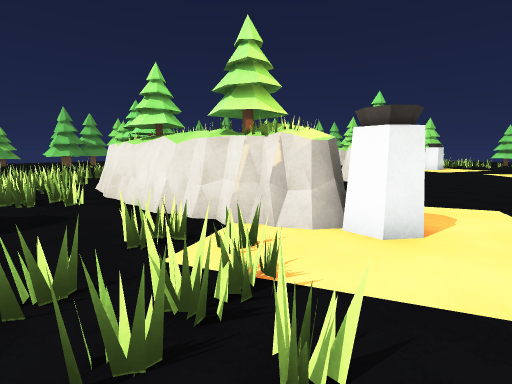
[1] (above)

24 first-person views from a walk through a Unity game level. The camera is 1.3 m above the floor, tilts 8° down and sees 85° across. The floor is counted in squares, 1 m on a side. Each view is taken from the middle of a square. On the plan, view 1 faces up. The plan holds only what a view shows up to about 13 squares ahead; the rest is blank. The place goes on beyond the plan. The player is left out.

[2]
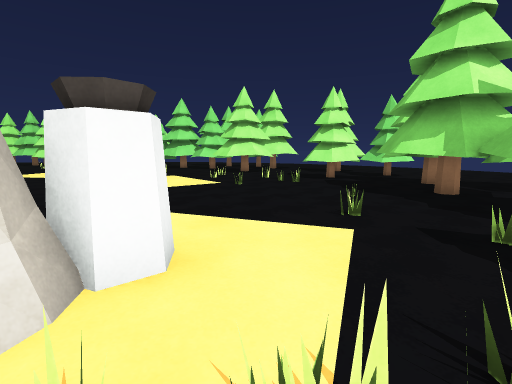

[3]
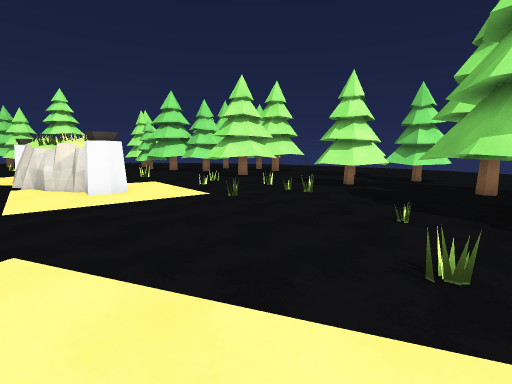

[4]
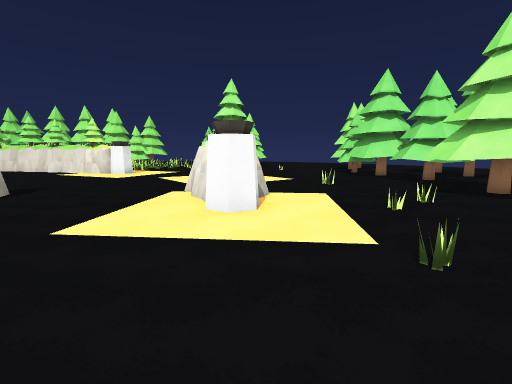

[5]
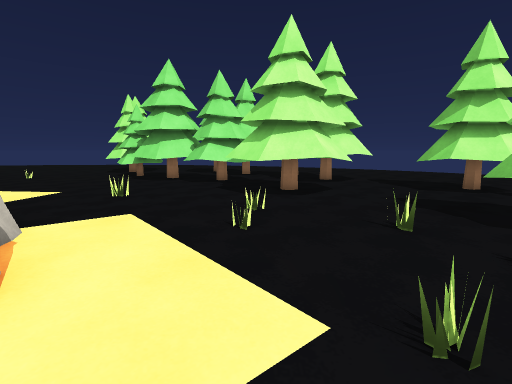

[6]
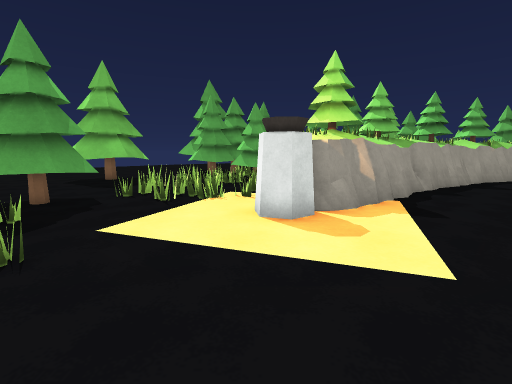

[7]
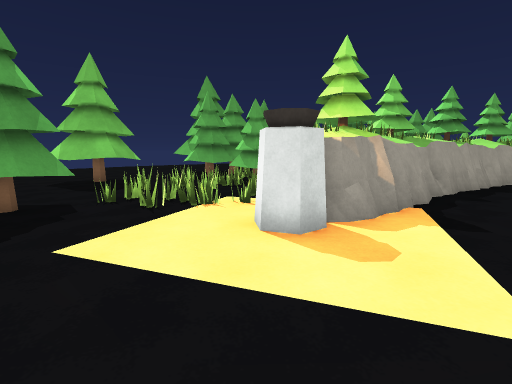

[8]
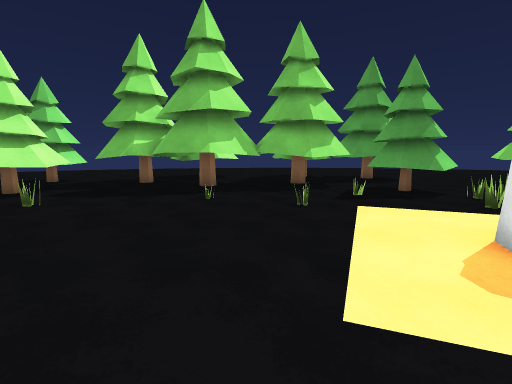

[9]
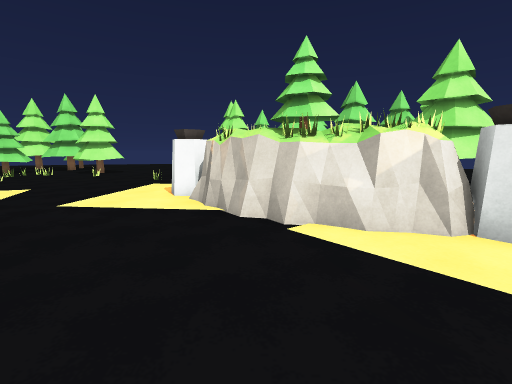

[10]
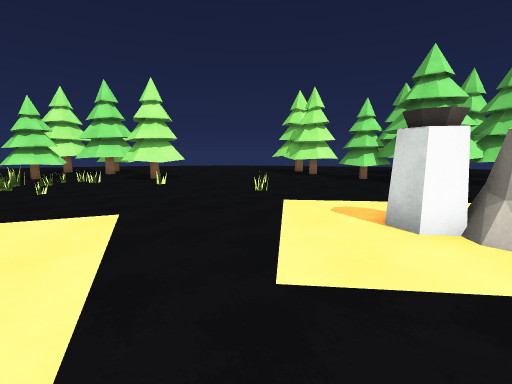

[11]
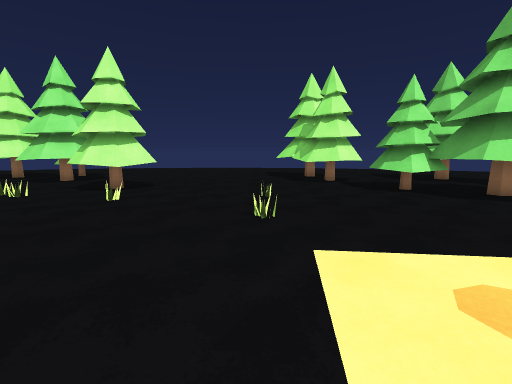

[12]
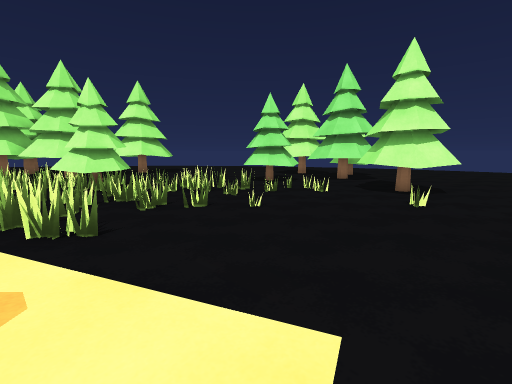

[13]
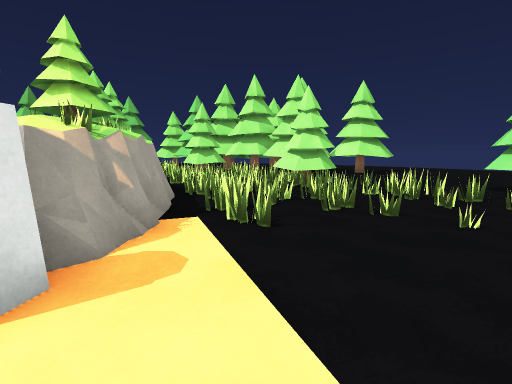

[14]
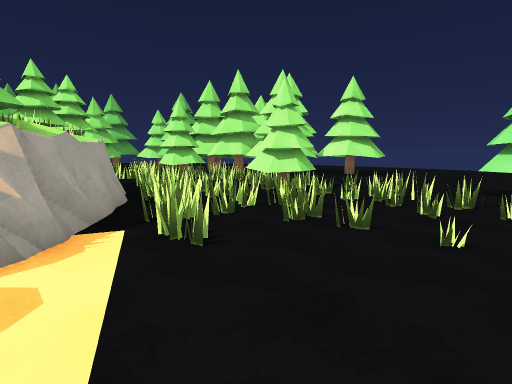

[15]
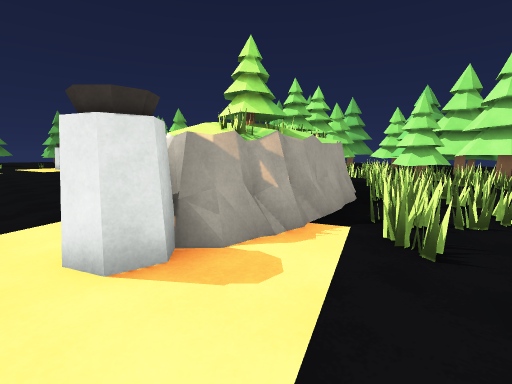

[16]
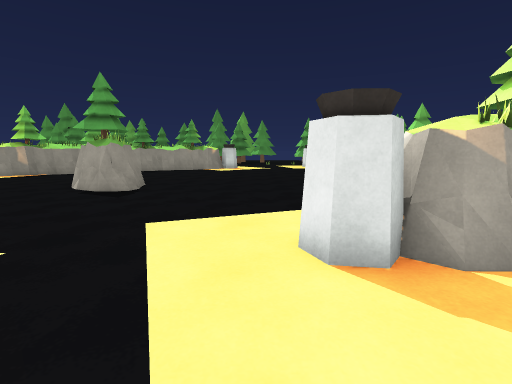

[17]
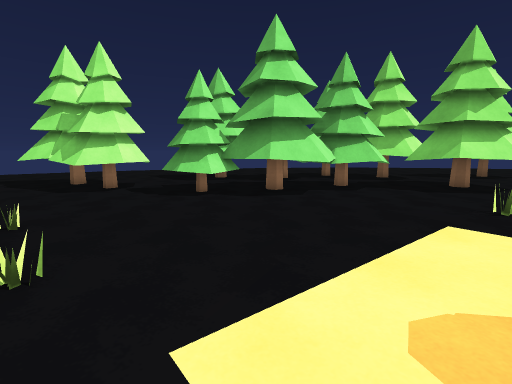

[18]
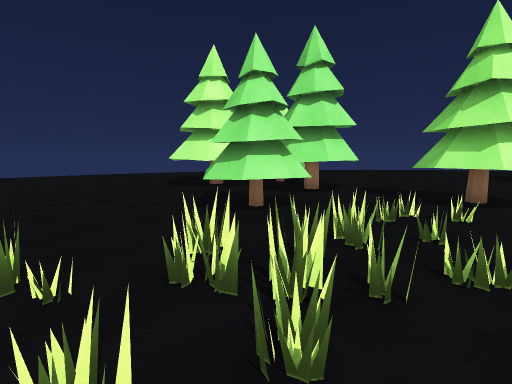

[19]
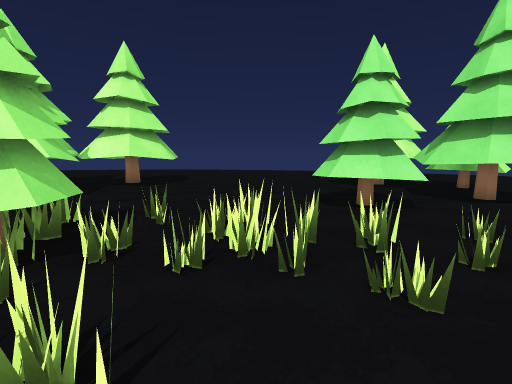

[20]
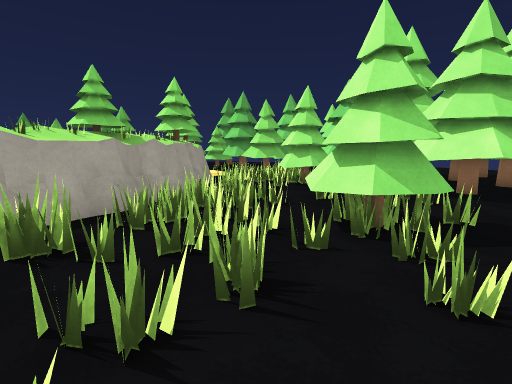

[21]
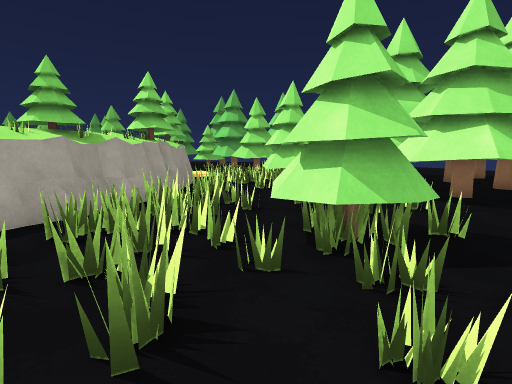

[22]
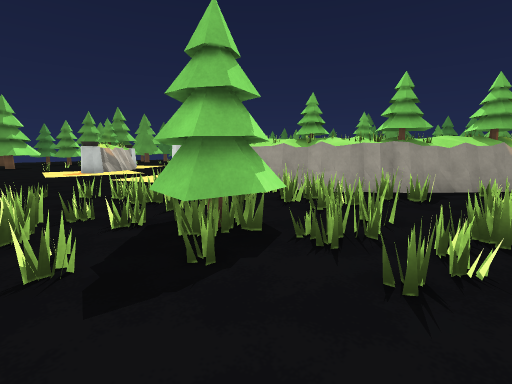

[23]
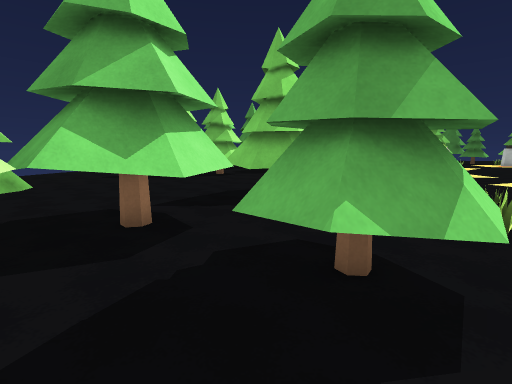

[24]
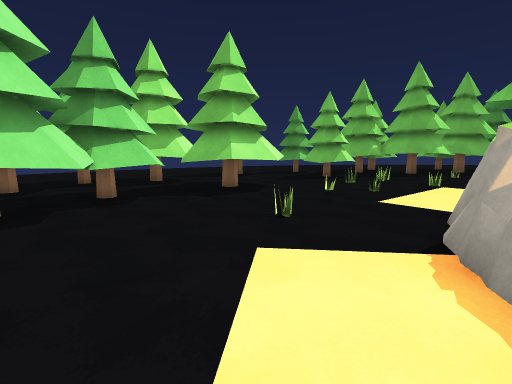

### Floor plan
Key: @ floor where view 1 was taken; # wall or solid block; . floor; = window, fence, low wall or low ledge; O other object.
Columns run from 6 left of view 1 to 28 right of it. Each row starts with its distance up from view 1.
 34                  .OOO ..OO.........
 33               ##...................
 32                ##..................
 31                 ##.....OOO.........
 30                  ##....OOO........O
 29                   #=...OOO....OOO.O
 28                   ##..........OOO.O
 27                    #..........OOOOO
 26                    ##............OO
 25                    ##............OO
 24                    ##..........O..
 23                    ##.........OOO..
 22        .......     ##.........OOOO.
 21        ............##.........OOO..
 20           .........................
 19           .........................
 18           .........................
 17           .........................
 16  #        .........................
 15  #.         OO....................O
 14  ##.       OOO.......##..........OO
 13   #..       O.......OOO........O.OO
 12   ##..     ........OOO........OOO.
 11    #....  ........OOOO.......OOO ..
 10 =####.... ........OOO.......OOOO ..
  9 .#####...........OOO........OOO  .O
  8 ..#####..........##........OOOO   O
  7 ...#####...................OOOO   O
  6 ....#####................OOOOO
  5   ....###..............OOOO O
  4 OO......#..............OOOOO..
  3 OO.....................OOOOOOO OO
  2    .....................OOOOOO
  1    ........................OO
  0  .....@O...........OOO......O
 -1 O.....OOO....OOO  .OO ..OOO..
 -2 OOO...OOO.OOOOOOO..OO ..OOO.
 -3 OOO...   OOOO O#OOO..O  OOO..
 -4 OOO...   OO OO #OOO OOO  O ..
 -5   ... OO O    OOOOO.OO

Where each view was taken, in squares from view 1:
view 1: 0 up, 0 right, facing up
view 2: 3 up, 1 left, facing right
view 3: 3 up, 2 right, facing right
view 4: 3 up, 7 right, facing up-right
view 5: 5 up, 9 right, facing right
view 6: 4 up, 8 right, facing left
view 7: 4 up, 7 right, facing left
view 8: 8 up, 6 right, facing down
view 9: 12 up, 7 right, facing right
view 10: 17 up, 11 right, facing right
view 11: 17 up, 15 right, facing right
view 12: 19 up, 15 right, facing up-right
view 13: 19 up, 16 right, facing up
view 14: 20 up, 17 right, facing up
view 15: 20 up, 17 right, facing up-left
view 16: 20 up, 17 right, facing left
view 17: 17 up, 17 right, facing down-right
view 18: 28 up, 18 right, facing right
view 19: 25 up, 18 right, facing up-right
view 20: 25 up, 20 right, facing up-left
view 21: 26 up, 20 right, facing up-left
view 22: 34 up, 21 right, facing down-left
view 23: 31 up, 26 right, facing down
view 24: 15 up, 18 right, facing down
